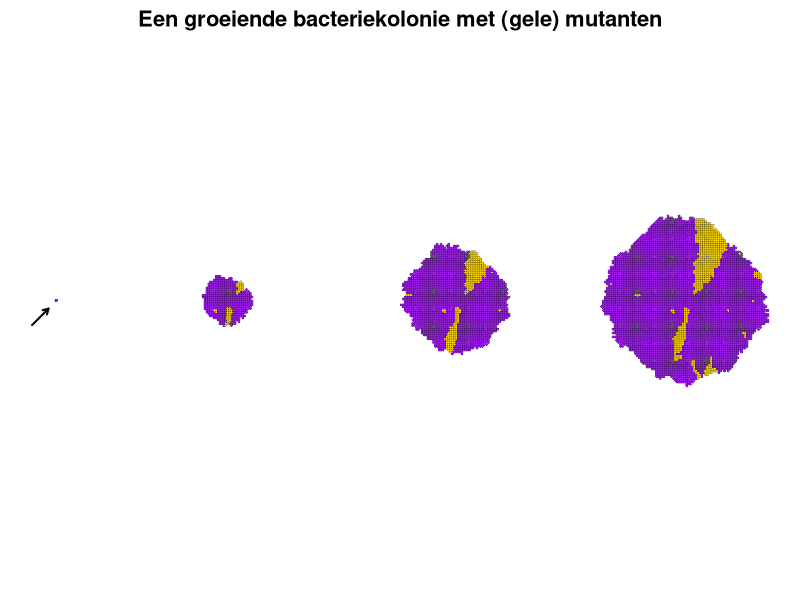
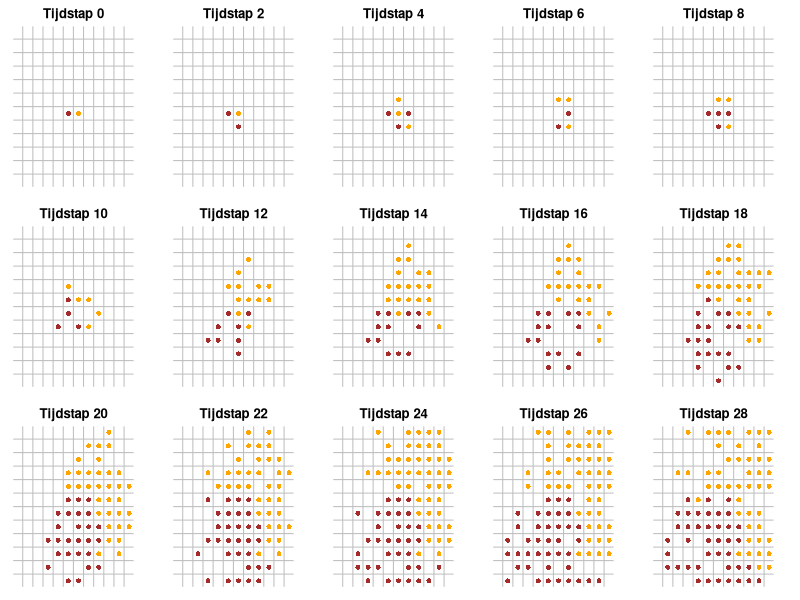
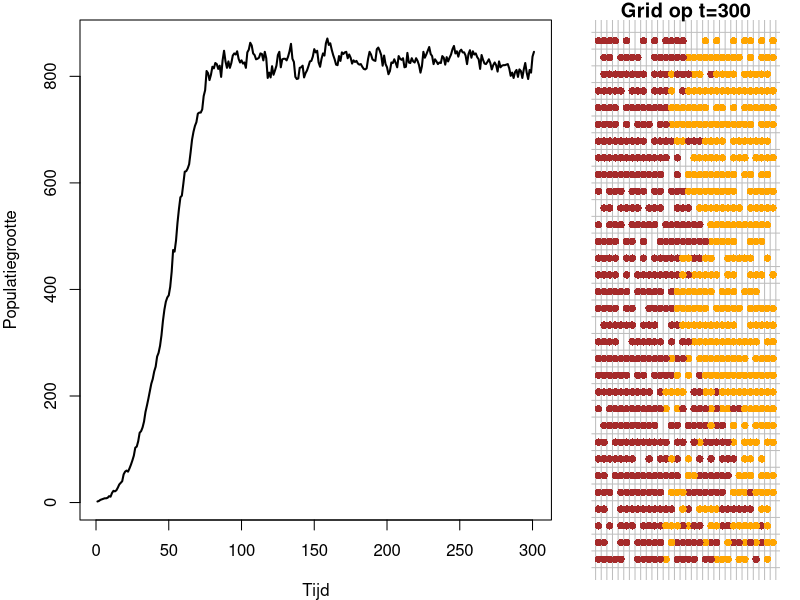
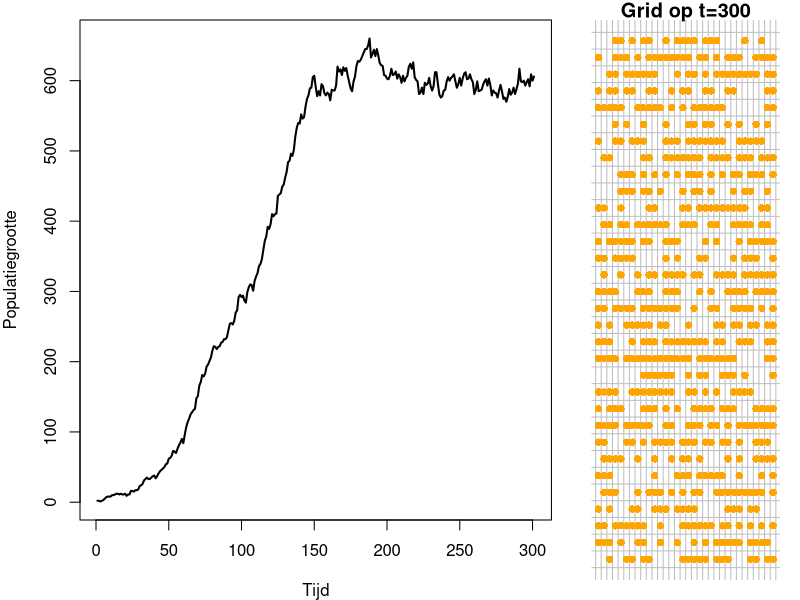
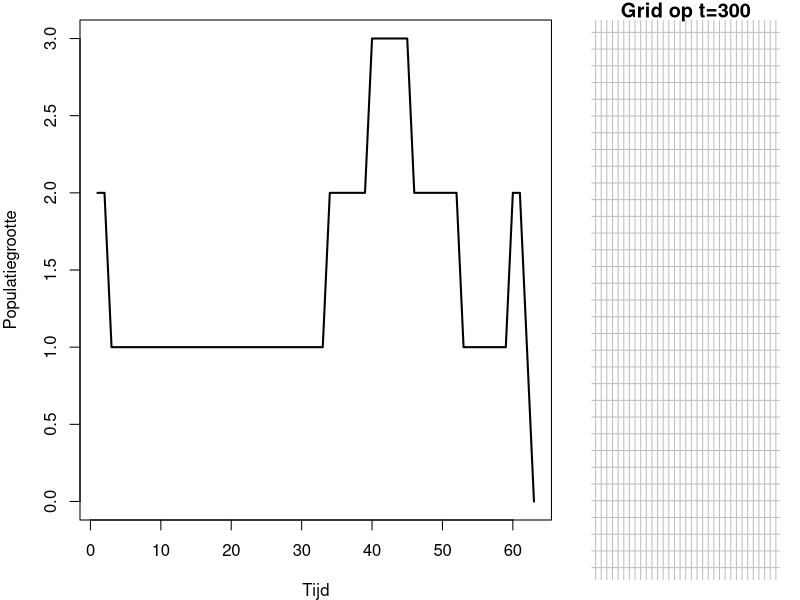

Write R code to recreate these figures, in order.
## ---- chunk 1
#| code-fold: true
#| fig-cap: "Paarse stippen staan voor wildtye bacteriën, terwjil gele stippen bacteriën zijn met een mutatie. Door lokale celdeling onstaat er een \"taartpunt\" van mutanten, zoals waargenomen in [Fusco et. al (2016)](https://www.nature.com/articles/ncomms12760)"
#| label: fig-colony
#| code-summary: "Code (voor de leuk, dit is geen leerstof)"
# Functie om het grid te visualiseren als punten
plot_grid <- function(grid) {
  par(mar = c(1, 1, 1, 1))
  plot(1, 1, type = "n", xlim = c(1, nrow(grid)), ylim = c(1, ncol(grid)), xlab = "", ylab = "", axes = FALSE, asp = 1)
  
  points(which(grid == 1, arr.ind = TRUE), col = "black", bg = "purple", pch = 21, lwd=0.2, cex = 0.5)
  points(which(grid == 2, arr.ind = TRUE), col = "black", bg = "gold", pch = 21,lwd=0.2, cex = 0.5)
}

# Functie om de groei-regels over het hele grid toe te passen. Deze regel werkt zo:
# Voor elk lege punt (0), pak een 
update_grid <- function(grid) {
  size <- nrow(grid)
  new_grid <- grid
  
  for (i in 1:size) {
    for (j in 1:size) {
      if (grid[i, j] == 1 || grid[i, j] == 2) {
        neighbors <- cbind(c(i-1, i+1, i, i), c(j, j, j-1, j+1))
        for (k in 1:nrow(neighbors)) {
          ni <- neighbors[k, 1]
          nj <- neighbors[k, 2]
          if (ni > 0 && ni <= size && nj > 0 && nj <= size && grid[ni, nj] == 0) {
            if (runif(1) < 0.5) {  # Geboortekans van 50%
              new_grid[ni, nj] <- grid[i, j]  # Kleur wordt overgedragen
              if(runif(1) < 0.01) grid[i,j] <- 2
            }
          }
        }
      }
    }
  }
  
  return(new_grid)
}

# Maak een grid van 0-en met één 1tje in het midden
grid <- matrix(0, nrow = 100, ncol = 100)
grid[50,50] <- 1
set.seed(59)

# Loop om het grid bij te werken en te visualiseren
layout(matrix(c(1,2,2,3,3,4,4),nrow=1))
for (t in 1:75) {
  if(t==2 || t%%22==0) plot_grid(grid)
  if(t==2) arrows(20,20,40,40,length=0.06,lwd=2)
  grid <- update_grid(grid)
  
  Sys.sleep(0.1)  # Korte vertraging om de veranderingen zichtbaar te maken
}
title("Een groeiende bacteriekolonie met (gele) mutanten", cex.main=2,line = -2, outer = TRUE)
## ---- chunk 2
#| eval: true
# Maak twee individuen met een positie en een kleur
individual1 <- data.frame(x=6,y=6,col="brown")
individual2 <- data.frame(x=7,y=6,col="orange")
# Zet ze samen in een dataframe als 'beginpopulatie'
population <- rbind(individual1, individual2)
population
## ---- chunk 3
#| code-fold: true
#| code-summary: "Code (ook geen leerstof)"
#| fig.width: 6
#| fig.height: 3.5
#| fig-cap: "Simulatie van groei op een grid, waarbij \"individuen\" kunnen reproduceren in lege buur-hokjes met een kans van 60%, en sterven met een vaste kans van 5%. De kleur heeft hier geen invloed op, en dient alleen ter illustratie. "
#| label: fig-simgrowthgrid222
# Maak een 12x12 grid
grid_size <- 12
grid <- matrix(0, nrow = grid_size, ncol = grid_size)
# Maak twee individuen met een positie en een kleur
individual1 <- data.frame(x=6,y=6,col="brown")
individual2 <- data.frame(x=7,y=6,col="orange")
# Zet ze samen in een dataframe als 'mbeginpopulatie'
population <- rbind(individual1, individual2)
grid[6, 6] <- 1 # 6,6 zit vol
grid[6, 7] <- 1 # 7,6 zit vol (let op dat row=y en col=x)

# Groei-simulatie functie
simulate_growth <- function(geboorte = 0.6, sterfte=0.1) {
  deaths <- c() # Houd bij wie er dood gaan, zodat deze aan het einde uit de populatie gehaald kunnen worden
  for (i in 1:nrow(population)) {
    ind <- population[i,]
    if(runif(1) < geboorte){
      new_x <- ind$x + sample(c(-1:1),1)
      new_y <- ind$y + sample(c(-1:1),1)
      if(new_x<1 || new_x > grid_size || new_y < 1 || new_y > grid_size) next
      if(grid[new_y,new_x] == 0){
        grid[new_y,new_x] <<- 1
        population <<- rbind(population,data.frame(x=new_x,y=new_y,col=ind$col))
      }
    }
    if(runif(1) < sterfte){
      grid[ind$y,ind$x] <<- 0
      deaths <- c(deaths, i)
    }
  }
  if(length(deaths) > 0) population <<- population[-deaths,]
}

# Functie om het grid als bruine stipjes op een grid te plotten. 
plot_grid <- function(grid, time) {
  plot(1:grid_size, 1:grid_size, type = "n", xlab = "", ylab = "", axes = FALSE)
  # Grijze lijntjes
  for (i in 0:(grid_size)+1) {
    abline(h = i-0.5, col = "grey", lty = 1)
    abline(v = i-0.5, col = "grey", lty = 1)
  }
  # Bruine stipjes
  for (i in 1:nrow(population)) {
    ind <- population[i,]
    points(ind$x, ind$y, pch = 16, col = ind$col)
  }
  title(paste("Tijdstap",time))
}

# Start een random nummer generator (gerandeert reproduceerbaarheid)
#set.seed(591)

par(mfrow=c(3,5),mar=c(1,1,2,2))
# Simuleer een x-aantal tijdstappen (x=iterations)
iterations <- 28
plot_grid(grid,0)
for (i in 1:iterations) {
  if(i%%2==0) plot_grid(grid,i)
  simulate_growth(0.6, 0.1)
}
## ---- chunk 4
#| code-fold: true
#| code-summary: "Code"
#| fig.width: 10
#| fig.height: 2.5
#| fig-cap: "De simulatie wanneer birth veel waarschijnlijker is dan death."
#| fig-subcap: 
#|   - "Simulatie met b=0.6, d=0.1"
#|   - "Simulatie met b=0.3, d=0.1"
#|   - "Simulatie met b=0.12, d=0.1"
#| layout-nrow: 3
#| label: fig-stochasticity

# Maak een 12x12 grid
grid_size <- 32
grid <- matrix(0, nrow = grid_size, ncol = grid_size)
# Maak twee individuen met een positie en een kleur
individual1 <- data.frame(x=16,y=16,col="brown")
individual2 <- data.frame(x=17,y=16,col="orange")
# Zet ze samen in een dataframe als 'mbeginpopulatie'
population <- rbind(individual1, individual2)
grid[16, 16] <- 1 # 6,6 zit vol
grid[16, 17] <- 1 # 7,6 zit vol (let op dat row=y en col=x)

# Groei-simulatie functie
simulate_growth <- function(geboorte = 0.6, sterfte=0.1) {
  deaths <- c() # Houd bij wie er dood gaan, zodat deze aan het einde uit de populatie gehaald kunnen worden
  for (i in 1:nrow(population)) {
    ind <- population[i,]
    if(runif(1) < geboorte){
      new_x <- ind$x + sample(c(-1:1),1)
      new_y <- ind$y + sample(c(-1:1),1)
      if(new_x<1 || new_x > grid_size || new_y < 1 || new_y > grid_size) next
      if(grid[new_y,new_x] == 0){
        grid[new_y,new_x] <<- 1
        population <<- rbind(population,data.frame(x=new_x,y=new_y,col=ind$col))
      }
    }
    if(runif(1) < sterfte){
      grid[ind$y,ind$x] <<- 0
      deaths <- c(deaths, i)
    }
  }
  if(length(deaths) > 0) population <<- population[-deaths,]
}

# Functie om het grid als bruine stipjes op een grid te plotten. 
plot_grid <- function(grid, time) {
  plot(1:grid_size, 1:grid_size, type = "n", xlab = "", ylab = "", axes = FALSE)
  # Grijze lijntjes
  for (i in 0:(grid_size)+1) {
    abline(h = i-0.5, col = "grey", lty = 1)
    abline(v = i-0.5, col = "grey", lty = 1)
  }
  # Bruine stipjes
  for (i in 1:nrow(population)) {
    ind <- population[i,]
    points(ind$x, ind$y, pch = 16, col = ind$col,cex = 1)
  }
  title(paste0("Grid op t=",time))
}

# Start een random nummer generator (gerandeert reproduceerbaarheid)
set.seed(596)
#par(mfrow=c(1,2),mar=c(3,3,1,1))
layout.matrix <- matrix(c(1, 2), nrow = 1, ncol = 2)
layout(mat = layout.matrix, widths=c(2.5,1))
par(mar=c(4,4,1,1))
population <- rbind(individual1, individual2)
grid <- matrix(0, nrow = grid_size, ncol = grid_size)
grid[16, 16] <- 1 # 6,6 zit vol
grid[16, 17] <- 1 # 7,6 zit vol (let op dat row=y en col=x)
# Simuleer een x-aantal tijdstappen (x=iterations)
iterations <- 300
popsize <- nrow(population)
for (i in 1:iterations) {
  simulate_growth(0.6, 0.1)
  popsize[i+1] <- nrow(population)
}
ts.plot(popsize, xlab="Tijd", ylab="Populatiegrootte", lwd=2, main="")
par(mar=c(1,1,1,1))
plot_grid(population,300)

par(mar=c(4,4,1,1))
population <- rbind(individual1, individual2)
grid <- matrix(0, nrow = grid_size, ncol = grid_size)
grid[16, 16] <- 1 # 6,6 zit vol
grid[16, 17] <- 1 # 7,6 zit vol (let op dat row=y en col=x)
# Simuleer een x-aantal tijdstappen (x=iterations)
iterations <- 300
popsize <- nrow(population)
for (i in 1:iterations) {
  simulate_growth(0.3, 0.1)
  popsize[i+1] <- nrow(population)
}
ts.plot(popsize, xlab="Tijd", ylab="Populatiegrootte", lwd=2, main="")
par(mar=c(1,1,1,1))
plot_grid(population,300)

par(mar=c(4,4,1,1))
population <- rbind(individual1, individual2)
grid <- matrix(0, nrow = grid_size, ncol = grid_size)
grid[16, 16] <- 1 # 6,6 zit vol
grid[16, 17] <- 1 # 7,6 zit vol (let op dat row=y en col=x)
# Simuleer een x-aantal tijdstappen (x=iterations)
iterations <- 300
popsize <- nrow(population)
for (i in 1:iterations) {
  simulate_growth(0.12, 0.1)
  popsize[i+1] <- nrow(population)
  if(popsize[i+1]==0) break
}
ts.plot(popsize, xlab="Tijd", ylab="Populatiegrootte", lwd=2, main="")
par(mar=c(1,1,1,1))
plot_grid(population,300)
